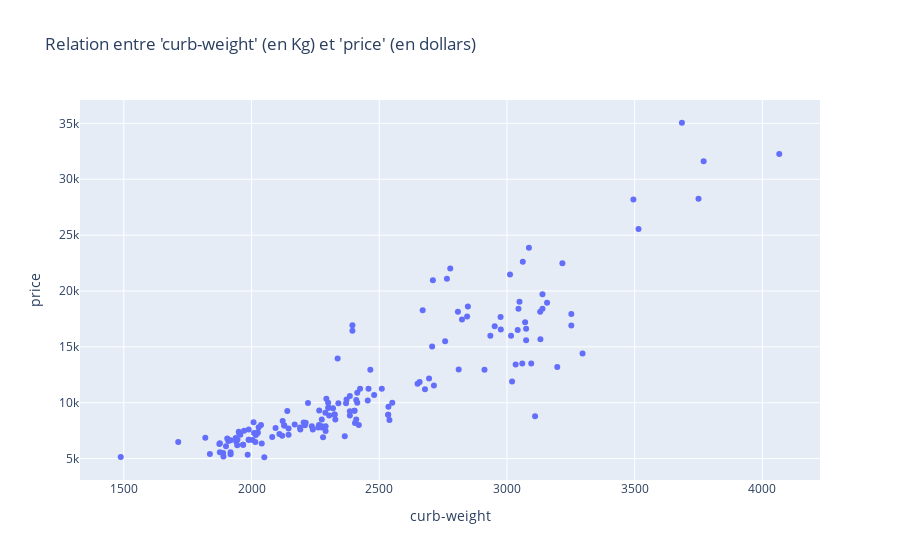

The cell this chart's notebook holds for it:
### Markdown cell above
Pour ce cours d'initiation à la création d'un modèle de Machine Learning, nous allons utiliser la régression linéaire avec comme variable cible "price" (le prix de vente d'une voiture d'occasion) et comme variable indépendante la variable "curb-weight" (poids à vide de la voiture).

### Code cell
# Visualisation de la relation entre la variable "price" et la variable "curb-weight"
px.scatter(df, x = "curb-weight", y = "price", title = "Relation entre 'curb-weight' (en Kg) et 'price' (en dollars)")

### Figure 1 — Plotly figure (JSON) as saved in the notebook; plotly's stock layout.template omitted (floating-point values rounded to 4 significant figures; data arrays with more than 128 entries replaced by an {"elided": "..."} marker saying what was removed)
{"data": [{"hovertemplate": "curb-weight=%{x}<br>price=%{y}<extra></extra>", "legendgroup": "", "marker": {"color": "#636efa", "symbol": "circle"}, "mode": "markers", "name": "", "orientation": "v", "showlegend": false, "type": "scatter", "x": {"elided": "159 int values"}, "xaxis": "x", "y": {"elided": "159 int values"}, "yaxis": "y"}], "layout": {"legend": {"tracegroupgap": 0}, "title": {"text": "Relation entre 'curb-weight' (en Kg) et 'price' (en dollars)"}, "xaxis": {"anchor": "y", "domain": [0, 1], "title": {"text": "curb-weight"}}, "yaxis": {"anchor": "x", "domain": [0, 1], "title": {"text": "price"}}}}
